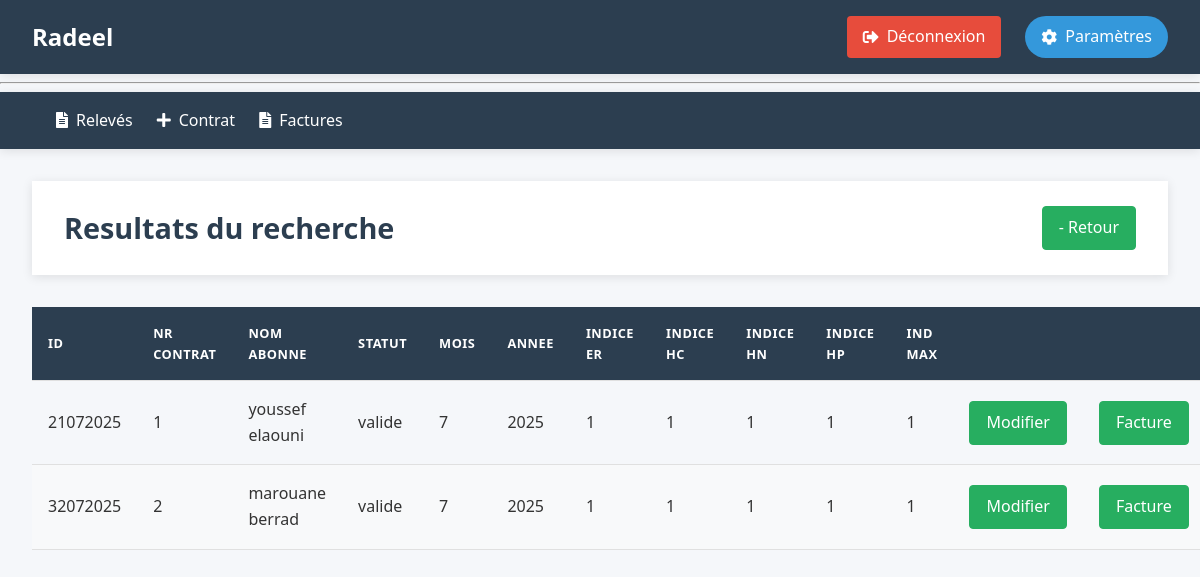
Page /2025-7/afficher (signed in) on the earlier database version.
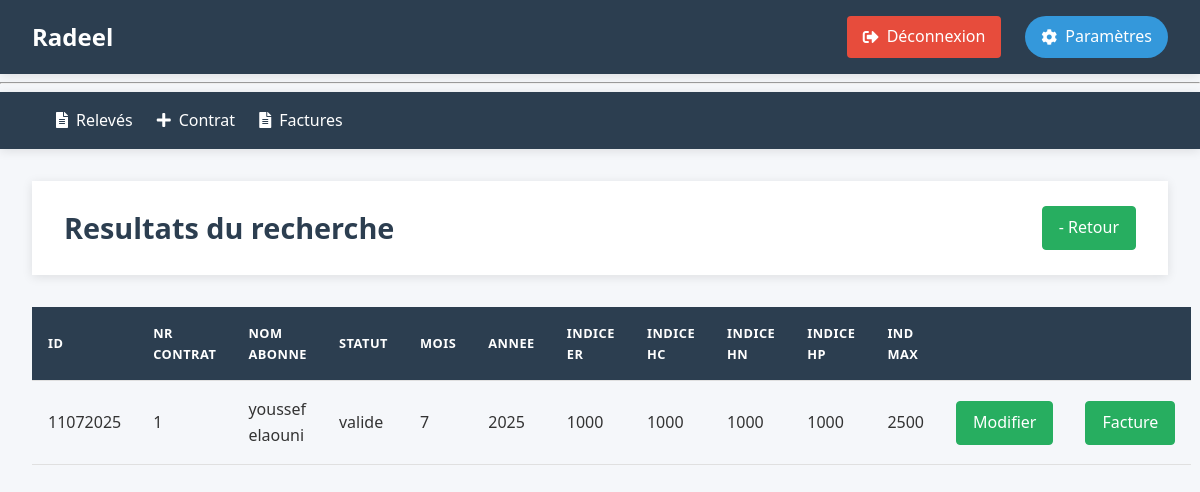
Same page on the later database version.
### tables this page shows
CREATE TABLE releves (
    id TEXT PRIMARY KEY NOT NULL,
    Nr_contrat INTEGER NOT NULL,
    mois INTEGER CHECK (mois BETWEEN 1 AND 12),
    annee INTEGER ,
    IER INTEGER CHECK(IER >= 0),-- Indicateur d'energie reactif
    IEA_HC INTEGER CHECK(IEA_HC >= 0),-- Indicateur d'energie active en heures creuses
    IEA_HN INTEGER CHECK(IEA_HN >= 0),-- Indicateur d'energie active en heures normales
    IEA_HP INTEGER CHECK(IEA_HP >= 0),-- Indicateur d'energie active en heures pleines
    RED_ER INTEGER DEFAULT 0,--Redressement d'energie reactif
    RED_EA_HC INTEGER DEFAULT 0,--Redressement d'energie active en heures creuses
    RED_EA_HN INTEGER DEFAULT 0,--Redressement d'energie active en heures normales
    RED_EA_HP INTEGER DEFAULT 0 ,--Redressement d'energie active en heures pleines
    IMAX INTEGER CHECK(IMAX >= 0),--Indicateur de maximum KW
    statut TEXT DEFAULT 'invalide' CHECK(statut IN ('valide', 'invalide')),
    FOREIGN KEY (Nr_contrat) REFERENCES contrats(Nr_contrat) ON DELETE CASCADE
    --UNIQUE(Nr_contrat, mois, annee) -- Assure qu'il n'y a qu'un relevé par mois et par contrat
);

CREATE TABLE contrats (
    Nr_contrat INTEGER PRIMARY KEY ,
    nom_abonne TEXT NOT NULL,
    Adresse TEXT NOT NULL,
    date_contrat DATE NOT NULL DEFAULT CURRENT_DATE,
    Secteur INTEGER NOT NULL,
    Puissance_souscrite INTEGER NOT NULL CHECK(Puissance_souscrite > 0),
    Puissance_installee INTEGER NOT NULL CHECK(Puissance_installee > 0),
    type_installation INTEGER NOT NULL CHECK(type_installation IN (1, 2, 12)),
    statut TEXT NOT NULL DEFAULT 'actif' CHECK(statut IN ('actif', 'resile', 'suspendu'))
);

### radeel/releve.py (the view)
@br.route("/<mois>/afficher")
def afficher(mois):
    db = get_db()
    date = get_date_from_mois(mois)
    if not date:
        return redirect(url_for('releve.index'))
    annee ,mois_= date
    releves = db.execute("""
        SELECT r.*, c.nom_abonne
        FROM releves r
        JOIN contrats c ON c.Nr_contrat = r.Nr_contrat
        WHERE r.mois = ? and r.annee = ?
    """, (mois_,annee,)).fetchall()
    return render_template("releves/afficher.html", releves=releves, mois=mois)

### radeel/auth.py (called while the page is built)
@bp.before_app_request
def load_logged_in_user():
    user_id = session.get('user_id')
    if user_id is None:
        g.user = None
    else:
        g.user = get_db().execute(
            'SELECT * FROM user WHERE id = ?', (user_id,)
        ).fetchone()

def login_required(view):
    @functools.wraps(view)
    def wrapped_view(**kwargs):
        if not session.get('authenticated'):
            return redirect(url_for('auth.login'))
        return view(**kwargs)
    return wrapped_view

### radeel/db.py (called while the page is built)
def get_db():
    if 'db' not in g:
        g.db = sqlite3.connect(
            current_app.config['DATABASE'],
            detect_types=sqlite3.PARSE_DECLTYPES
        )
        g.db.execute("PRAGMA foreign_keys = ON;")
        g.db.row_factory = sqlite3.Row
    return g.db

### radeel/releve.py (called while the page is built)
@br.before_request
@login_required
def before_request():
    pass

def get_date_from_mois(mois):
    try:
        annee,mois = map(int, mois.split("-"))
        if 1 <= mois <= 12:
            return  annee, mois
        else:
            raise ValueError("Mois invalide")
    except ValueError:
        flash("Format de mois invalide. Utilisez 'MM-AAAA'.", "error")
        return None

### radeel/templates/releves/afficher.html
{% extends 'base.html' %}
{% block header %}
    <h1>Resultats du recherche</h1>
    <a href="/" class="btn btn-success">- Retour</a>
{% endblock %}
{% block content %}
    <table cellpadding="5">
        <thead>
            <tr>
                <th>ID</th>
                <th>Nr contrat</th>
                <th>Nom abonne</th>
                <th>Statut</th>
                <th>Mois</th>
                <th>Annee</th>
                <th>Indice ER</th>
                <th>Indice HC</th>
                <th>Indice HN</th>
                <th>Indice HP</th>
                <th>Ind Max</th>
                <th></th>
                <th></th>
            </tr>
        </thead>
        <tbody>
            {% for r in releves %}
            <tr>
                <td>{{ r.Id}}</td>
                <td>{{ r.Nr_contrat }}</td>
                <td>{{ r.nom_abonne }}</td>
                <td>{{r.statut}}</td>
                <td>{{r.mois}}</td>
                <td>{{r.annee}}</td>
                <td>{{ r.IER }}</td>
                <td>{{ r.IEA_HC }}</td>
                <td>{{ r.IEA_HN }}</td>
                <td>{{ r.IEA_HP }}</td>
                <td>{{ r.imax }}</td>
                <td>
                    <a href="{{ url_for('releve.modifier', id=r.Id) }}" class="btn btn-success">Modifier</a>
                </td>
                <td>
                    <a href="{{ url_for('releve.calculer', id=r.Id) }}" class="btn btn-success">Facture</a>
                </td>
            </tr>
            {% endfor %}
        </tbody>
    </table>
{% endblock %}

Differences in the rows shown:
removed releves: Id "21072025", Nr_contrat "1", nom_abonne "youssef elaouni", statut "valide", mois "7", annee "2025", IER "1", IEA_HC "1", IEA_HN "1", IEA_HP "1", imax "1"
removed releves: Id "32072025", Nr_contrat "2", nom_abonne "marouane berrad", statut "valide", mois "7", annee "2025", IER "1", IEA_HC "1", IEA_HN "1", IEA_HP "1", imax "1"
added releves: Id "11072025", Nr_contrat "1", nom_abonne "youssef elaouni", statut "valide", mois "7", annee "2025", IER "1000", IEA_HC "1000", IEA_HN "1000", IEA_HP "1000", imax "2500"
